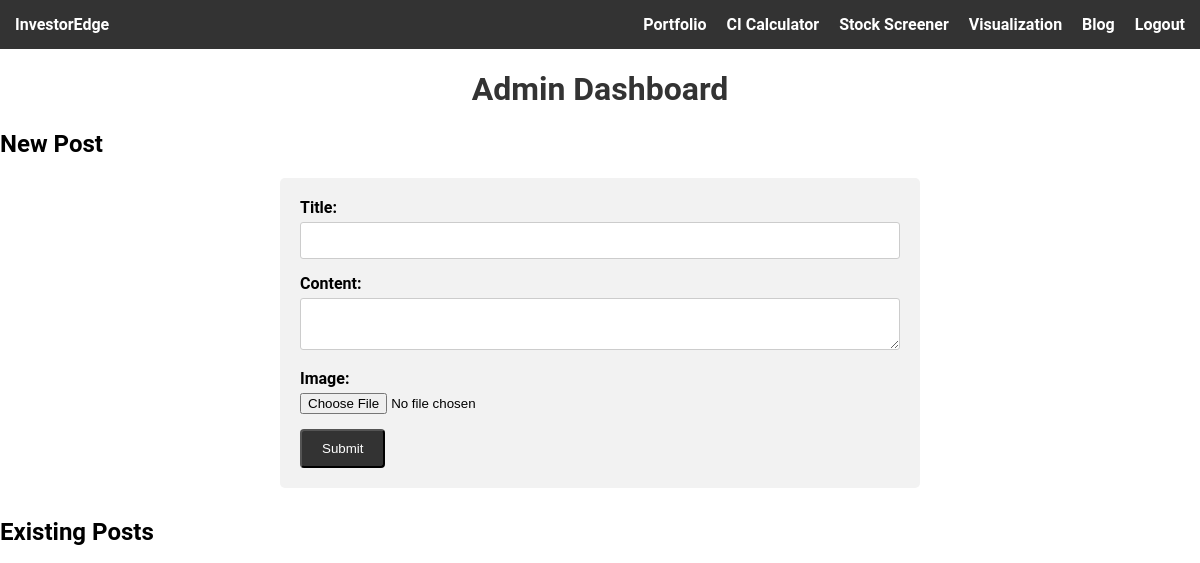
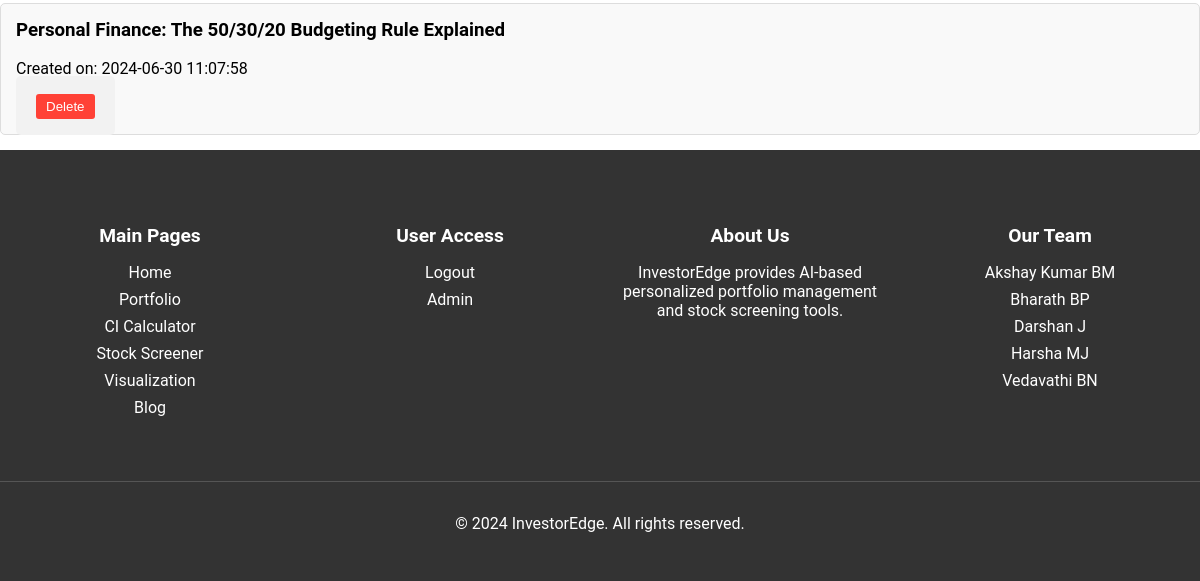
The app's page /admin (signed in), older data (2 pictures, top to bottom).
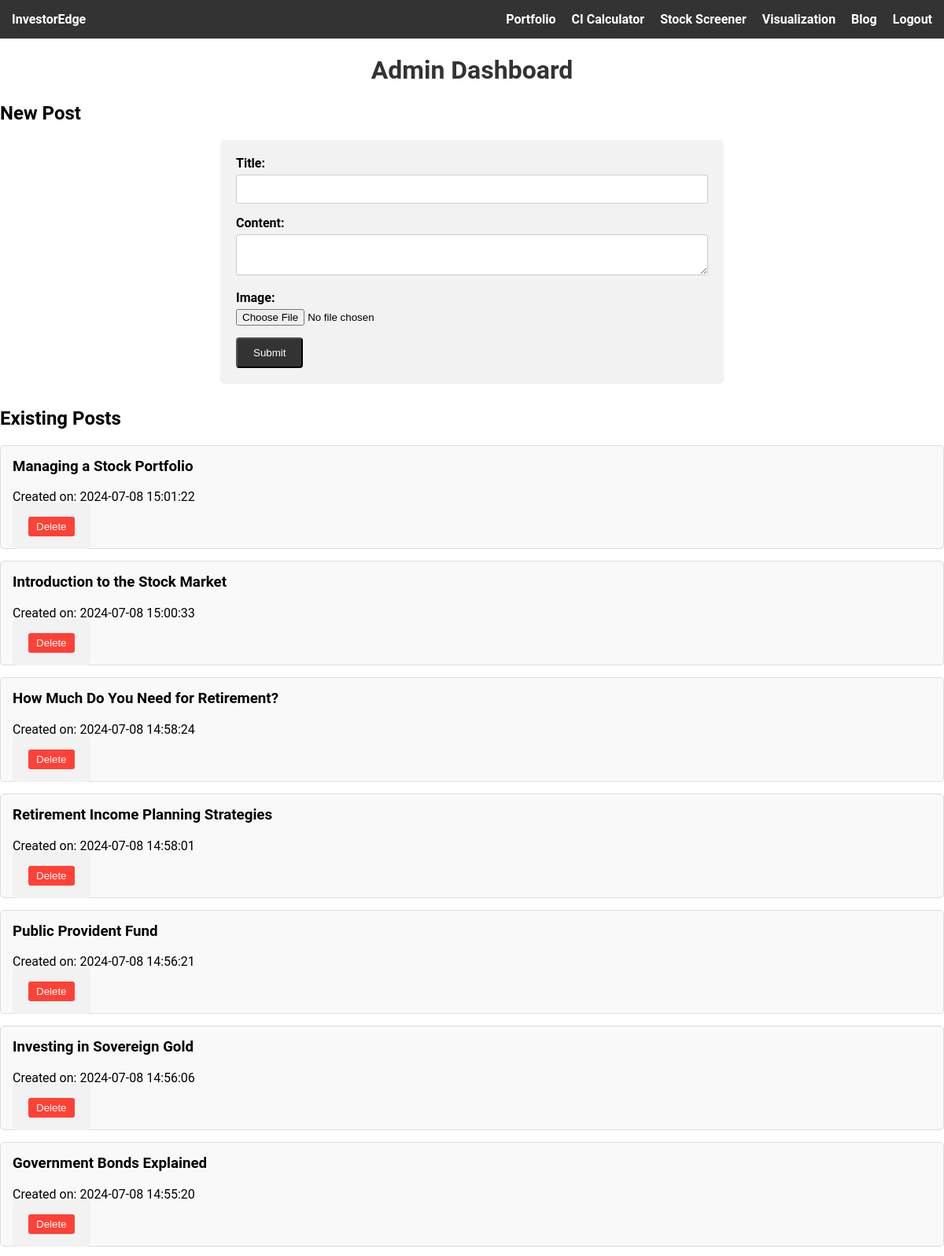
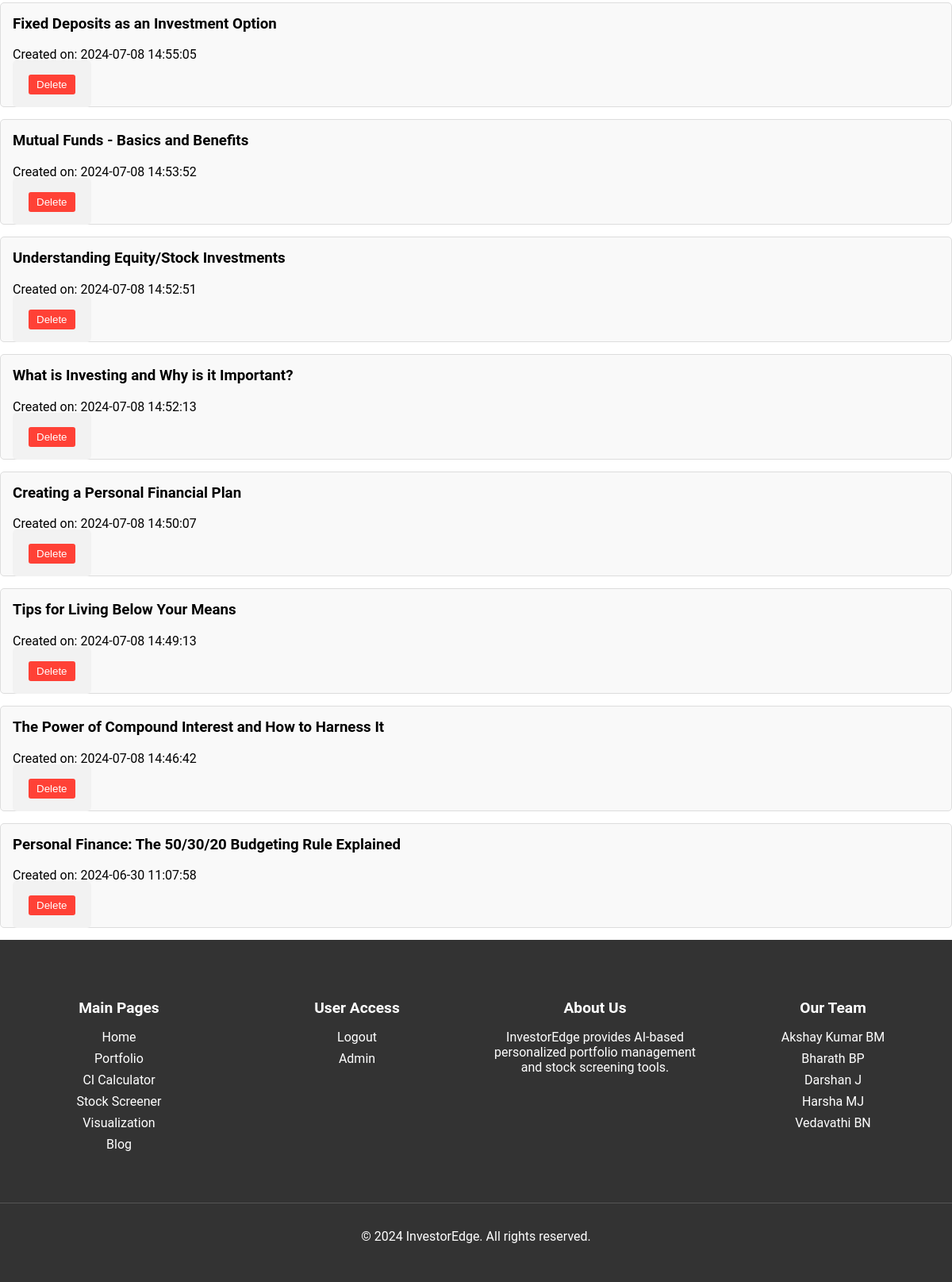
The same page, newer data (2 pictures, top to bottom).
### app.py (models this page shows, shortened)
class BlogPost(db.Model):
    id = db.Column(db.Integer, primary_key=True)
    title = db.Column(db.String(200), nullable=False)
    content = db.Column(db.Text, nullable=False)
    image_filename = db.Column(db.String(255))
    created_at = db.Column(db.DateTime, default=datetime.utcnow)

### app.py (the view, shortened to what this page needs)
@app.route('/admin', methods=['GET', 'POST'])
def new_post():
    if 'user' not in session or session['user'] != 'Admin':
        return "<h1>Admin only can access this page</h1>"
    posts = BlogPost.query.order_by(BlogPost.created_at.desc()).all()
    return render_template('new_post.html', posts=posts)

### templates/new_post.html (shortened to what this page needs)
<!DOCTYPE html>
<html>
<head>
    <link rel="stylesheet" href="{{ url_for('static', filename='css/styles.css') }}">
</head>
<body>
    <header>
        <nav>
            <a href="{{ url_for('index') }}" class="logo">InvestorEdge</a>
            <ul>
                <li><a href="{{ url_for('portfolio') }}">Portfolio</a></li>
                <li><a href="{{ url_for('compound_interest') }}">CI Calculator</a></li>
                <li><a href="{{ url_for('screener') }}">Stock Screener</a></li>
                <li> <a href="{{ url_for('visualization') }}">Visualization</a></li>
                <li> <a href="{{ url_for('blog') }}">Blog</a></li>
                <li>    <a href="{{ url_for('logout') }}"> {{ user }} Logout</a></li>
            </ul>
        </nav>
    </header>
    <h1>Admin Dashboard</h1>
    <h2>New Post</h2>
    <form method="POST" action="{{ url_for('new_post') }}" enctype="multipart/form-data">
        <label for="title">Title:</label>
        <input type="text" id="title" name="title" required>
        <br>
        <label for="content">Content:</label>
        <textarea id="content" name="content" required></textarea>
        <br>
        <label for="image_file">Image:</label>
        <input type="file" id="image_file" name="image_file">
        <br>
        <input type="submit" value="Submit" class="btn">
    </form>
    <div class="post-list">
        <h2>Existing Posts</h2>
        {% for post in posts %}
            <div class="post-item">
                <h3>{{ post.title }}</h3>
                <p>Created on: {{ post.created_at.strftime('%Y-%m-%d %H:%M:%S') }}</p>
                <form class="delete-form" method="POST" action="{{ url_for('new_post') }}" onsubmit="return confirm('Are you sure you want to delete this post?');">
                    <button type="submit" class="delete-btn">Delete</button>
                </form>
            </div>
        {% endfor %}
    </div>
    <footer>
        <div class="footer-content">
            <div class="footer-section">
                <h4>Main Pages</h4>
                <ul>
                    <li><a href="{{ url_for('index') }}">Home</a></li>
                    <li><a href="{{ url_for('portfolio') }}">Portfolio</a></li>
                    <li><a href="{{ url_for('compound_interest') }}">CI Calculator</a></li>
                    <li><a href="{{ url_for('screener') }}">Stock Screener</a></li>
                    <li><a href="{{ url_for('visualization') }}">Visualization</a></li>
                    <li><a href="{{ url_for('blog') }}">Blog</a></li>
                </ul>
            </div>
            <div class="footer-section">
                <h4>User Access</h4>
                <ul>
                    <li><a href="{{ url_for('logout') }}">Logout</a></li>
                    <li><a href="admin">Admin</a></li>
                </ul>
            </div>
            <div class="footer-section">
                <h4>About Us</h4>
                <p>InvestorEdge provides AI-based personalized portfolio management and stock screening tools.</p>
            </div>
            <div class="footer-section">
                <h4>Our Team</h4>
                <ul>
                    <li>Akshay Kumar BM</li>
                    <li>Bharath BP</li>
                    <li>Darshan J</li>
                    <li>Harsha MJ</li>
                    <li>Vedavathi BN</li>
                </ul>
            </div>
        </div>
        <div class="footer-bottom">
            <p>&copy; 2024 InvestorEdge. All rights reserved.</p>
        </div>
    </footer>
</body>
</html>

### static/css/styles.css (style rules this page uses)
body,pre { font-family: 'Roboto', sans-serif; margin: 0; padding: 0; }
header { background-color: #333; color: #fff; padding: 15px; }
nav { display: flex; justify-content: space-between; align-items: center; }
nav ul { display: flex; list-style-type: none; margin: 0; padding: 0; }
nav ul li { margin-left: 20px; }
nav ul li a, a { color: #fff; text-decoration: none; }
footer { background-color: #333; color: #fff; padding: 20px; text-align: center; }
.btn { display: inline-block; background-color: #333; color: #fff; text-decoration: none; padding: 10px 20px; border-radius: 4px; }
.post-list { margin-top: 30px; }
.post-item { background-color: #f9f9f9; border: 1px solid #ddd; padding: 15px; margin-bottom: 15px; border-radius: 5px; }
.post-item h3 { margin-top: 0; }
.delete-form { display: inline; }
.delete-btn { background-color: #ff4136; color: white; border: none; padding: 5px 10px; cursor: pointer; border-radius: 3px; }
nav ul li a ,nav a { font-weight: bold; }
footer { background-color: #333; color: #fff; padding: 2rem 0; }
.footer-content { display: flex; justify-content: space-around; flex-wrap: wrap; max-width: 1200px; margin: 0 auto; }
.footer-section { flex: 1; margin: 1rem; min-width: 200px; }
.footer-section h4 { font-size: 1.2rem; margin-bottom: 1rem; }
.footer-section ul { list-style-type: none; padding: 0; }
.footer-section ul li { margin-bottom: 0.5rem; }
.footer-section a { color: #fff; text-decoration: none; }
.footer-bottom { text-align: center; margin-top: 2rem; padding-top: 1rem; border-top: 1px solid #555; }
.footer-section { flex: 1; margin: 1rem; min-width: 150px; }

### templates/new_post.html (style rules this page uses)
h1 { text-align: center; color: #333; }
form { max-width: 600px; margin: 0 auto; background-color: #f2f2f2; padding: 20px; border-radius: 5px; }
label { display: block; margin-bottom: 5px; font-weight: bold; }
input[type="text"], textarea { width: 100%; padding: 10px; border: 1px solid #ccc; border-radius: 3px; box-sizing: border-box; margin-bottom: 15px; }
input[type="file"] { margin-bottom: 15px; }

Row changes from the older to the newer data that the page shows:
added BlogPost: title "Managing a Stock Portfolio", created_at "2024-07-08 15:01:22"
added BlogPost: title "Introduction to the Stock Market", created_at "2024-07-08 15:00:33"
added BlogPost: title "How Much Do You Need for Retirement?", created_at "2024-07-08 14:58:24"
added BlogPost: title "Retirement Income Planning Strategies", created_at "2024-07-08 14:58:01"
added BlogPost: title "Public Provident Fund", created_at "2024-07-08 14:56:21"
added BlogPost: title "Investing in Sovereign Gold", created_at "2024-07-08 14:56:06"
added BlogPost: title "Government Bonds Explained", created_at "2024-07-08 14:55:20"
added BlogPost: title "Fixed Deposits as an Investment Option", created_at "2024-07-08 14:55:05"
added BlogPost: title "Mutual Funds - Basics and Benefits", created_at "2024-07-08 14:53:52"
added BlogPost: title "Understanding Equity/Stock Investments", created_at "2024-07-08 14:52:51"
added BlogPost: title "What is Investing and Why is it Important?", created_at "2024-07-08 14:52:13"
added BlogPost: title "Creating a Personal Financial Plan", created_at "2024-07-08 14:50:07"
added BlogPost: title "Tips for Living Below Your Means", created_at "2024-07-08 14:49:13"
added BlogPost: title "The Power of Compound Interest and How to Harness It", created_at "2024-07-08 14:46:42"
